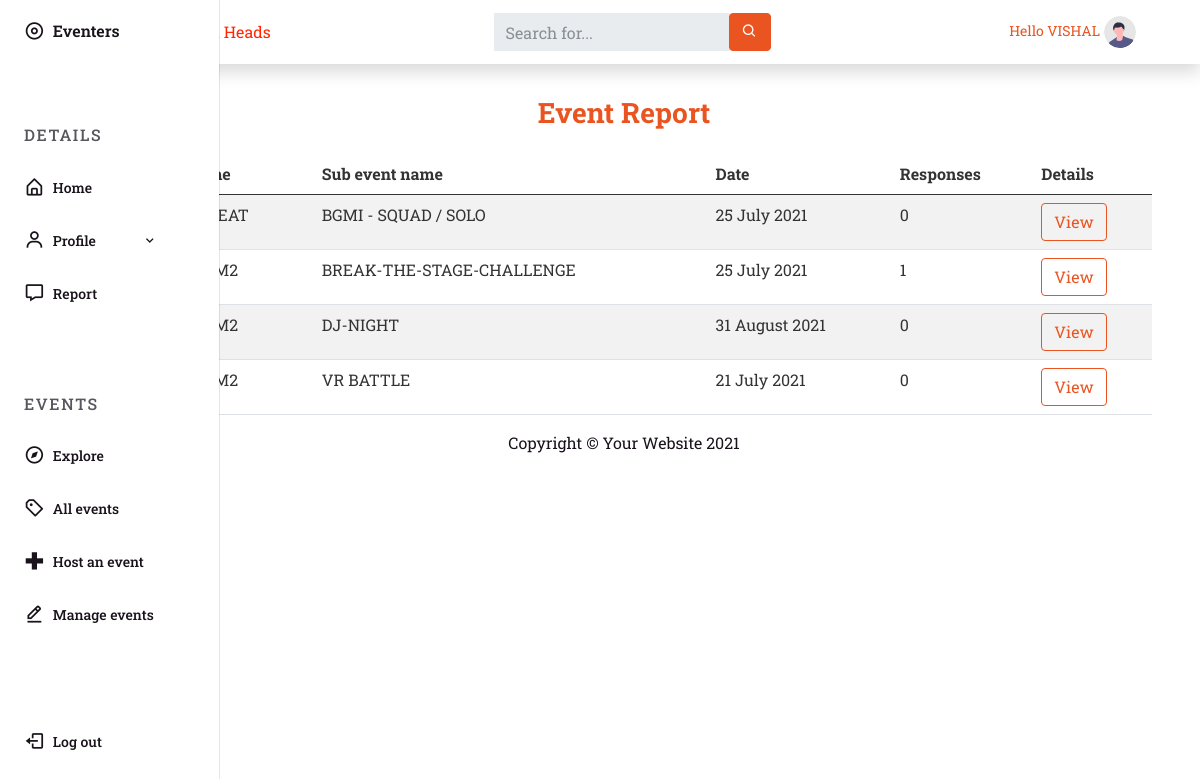
The app's page /event_heads/report.php (signed in) with its own data.
### tables this page shows
CREATE TABLE `event_details` (
  `ID` int NOT NULL,
  `EVENT_NAME` varchar(255) NOT NULL,
  `SUB_EVENT_NAME` varchar(255) NOT NULL,
  `unique_email` varchar(255) NOT NULL,
  `CATEGORY` varchar(50) DEFAULT NULL,
  `COLLEGE_NAME` varchar(255) NOT NULL,
  `PLACE` varchar(255) NOT NULL,
  `TIME` datetime(6) NOT NULL,
  `EVENT_HEAD_NAME` varchar(255) NOT NULL,
  `DESCRIPTION` varchar(255) DEFAULT NULL,
  `THUMBNAIL` varchar(255) NOT NULL,
  `CURRENT_STAMP` timestamp NOT NULL DEFAULT CURRENT_TIMESTAMP
);

### global/functions/functions.php (called while the page is built, shortened)
<?php
function numberOfJoiners($id){
    $link = mysqli_connect(DB_SERVER, DB_USERNAME, DB_PASSWORD, DB_NAME);
    $sql = "SELECT * FROM `joined_events` WHERE EVENT_ID = '$id'";
    $result = mysqli_query($link, $sql);
    $numsOFJoins = mysqli_num_rows($result);
    return $numsOFJoins;
}
?>

### event_heads/report.php (the view, shortened to what this page needs)
<?php
include 'includes/header.php';
include 'includes/navbar.php';
include '../global/functions/functions.php';
?>
<div class="container-fluid">
    <div class="row">
        <h3 class="my-4 text-center fs-3 fw-bold h3 text-primary 600">Event Report</h3>
    </div>
    <div class="row">
        <table class="table table-striped">
            <thead>
                <tr>
                    <th scope="col">Event name</th>
                    <th scope="col">Sub event name</th>
                    <th scope="col">Date</th>
                    <th scope="col">Responses</th>
                    <th scope="col">Details</th>
                </tr>
            </thead>
            <tbody>
                <?php
                $email = $_SESSION['email'];
                $sql = "SELECT * FROM `event_details` WHERE unique_email = '$email'";
                $result = mysqli_query($link, $sql);
                $serial_count = 0;
                if (mysqli_num_rows($result) > 0) {
                    while ($row = mysqli_fetch_assoc($result)) {
                        $serial_count +=1;
                ?>
                        <tr>
                            <th scope="row"><?php echo $serial_count?></th>
                            <td><?php echo $row['EVENT_NAME']; ?></td>
                            <td><?php echo $row['SUB_EVENT_NAME']; ?></td>
                            <td><?php echo date('d F Y', strtotime($row['TIME'])); ?></td>
                            <td><?php echo numberOfJoiners($row['ID']); ?></td>
                            <form action="eventJoinersDetails.php" method="get">
                            <td><button class="btn btn-block btn-outline-primary" name = "buttoneventID"value=<?php echo $row['ID'] ?> onclick="location.href='eventJoinersDetails.php'">View</button></td>
                            </form>
                        </tr>
                <?php
                    }
                }
                ?>
            </tbody>
        </table>
    </div>
</div>
<?php
include 'includes/footer.php';
?>

### event_heads/styles/EH-style.css (style rules this page uses)
:root { --header-height: 3.5rem; --nav-width: 219px; --first-color: #ff681f; --first-color-light: #ff945f; --title-color: #ff2600; --text-color: #19121b; --text-color-light: #58555e; --body-color: #f9f6fd; --container-color: #fff; --body-font: "Roboto Slab", serif; --normal-font-size: 0.938rem; --small-font-size: 0.75rem; --smaller-font-size: 0.75rem; --font-semi-bold: 600; --font-medium: 500; --font-bold: 700; --z-fixed: 100; }
@media screen and (min-width: 1024px) { :root { --normal-font-size: 1rem; --small-font-size: 0.875rem; --smaller-font-size: 0.813rem; } }
body { margin: var(--header-height) 0 0 0; padding: 1rem 1rem 0; font-family: var(--body-font); font-size: var(--normal-font-size); background-color: var(--body-color); color: var(--text-color); }
h3 { margin: 0%; }
@media screen and (min-width: 768px) { body { padding: 1rem 3rem 0 6rem; } }

### records on screen
event_details: SUB_EVENT_NAME "BGMI - SQUAD / SOLO", TIME "25 July 2021", ID "0", $row['ID'] 82 (drawn)
event_details: SUB_EVENT_NAME "BREAK-THE-STAGE-CHALLENGE", TIME "25 July 2021", ID "1", $row['ID'] 85 (drawn)
event_details: SUB_EVENT_NAME "DJ-NIGHT", TIME "31 August 2021", ID "0", $row['ID'] 86 (drawn)
event_details: SUB_EVENT_NAME "VR BATTLE", TIME "21 July 2021", ID "0", $row['ID'] 87 (drawn)

### other values on screen
$_SESSION['first_name'] "VISHAL"
